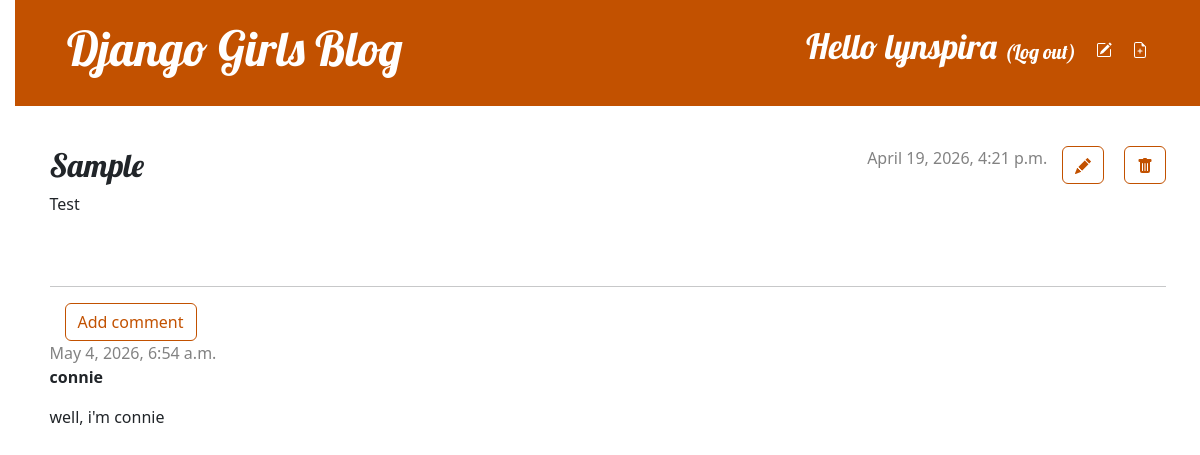
Screenshot of /post/3/ (signed in) with the database file from the repository.
### blog/models.py (models this page shows, shortened)
class Post(models.Model):
    author = models.ForeignKey(settings.AUTH_USER_MODEL, on_delete=models.CASCADE)
    title = models.CharField(max_length=200)
    text = models.TextField()
    created_date = models.DateTimeField(default=timezone.now)
    published_date = models.DateTimeField(blank=True, null=True)

class Comment(models.Model):
    post = models.ForeignKey('blog.Post', on_delete=models.CASCADE, related_name='comments')
    author = models.CharField(max_length=200)
    text = models.TextField()
    created_date = models.DateTimeField(default=timezone.now)
    approved_comment = models.BooleanField(default=False)

### blog/views.py (the view)
# urls.py: path('post/<int:pk>/', views.post_detail, name='post_detail'),
def post_detail(request, pk):
    post = get_object_or_404(Post, pk=pk)
    return render(request, 'blog/post_detail.html', {'post': post})

### blog/templates/blog/post_detail.html (shortened to what this page needs)
{% extends 'blog/base.html' %}
{% block content %}
    <article class="post">
        <aside class="actions">
        {% if user.is_authenticated %}
            <a class="btn btn-secondary" href="{% url 'post_edit' pk=post.pk %}">
            </a>
            <a class="btn btn-secondary" href="{% url 'post_remove' pk=post.pk %}">
            </a>
        {% endif %}
        </aside>
        {% if post.published_date %}
            <div class="date">
                {{ post.published_date }}
            </div>
            {% else %}
            <aside class="actions">
                <a class="btn btn-secondary" role="button" href="{% url 'post_publish' pk=post.pk %}">Publish</a>
            </aside>
        {% endif %}
        <h2>{{ post.title }}</h2>
        <p>{{ post.text|linebreaksbr }}</p>
    </article>
    <hr>
    <a class="btn btn-secondary" role="button" href="{% url 'add_comment_to_post' pk=post.pk %}">Add comment</a>
    {% for comment in post.comments.all %}
        {% if user.is_authenticated or comment.approved_comment %}
        <div class="comment">
            <div class="date">
                {{ comment.created_date }}
            </div>
            <strong>{{ comment.author }}</strong>
            <p>{{ comment.text|linebreaks }}</p>
        </div>
        {% endif %}
    {% empty %}
        <p>No comments here yet :(</p>
    {% endfor %}
{% endblock %}

### blog/templates/blog/base.html (shortened to what this page needs)
{% load static %}
<!DOCTYPE html>
<html>
    <head>
        <link rel="stylesheet" href="https://cdn.jsdelivr.net/npm/bootstrap@5.3.3/dist/css/bootstrap.min.css">
        <link rel="stylesheet" href="{% static 'css/blog.css' %}">
    </head>
    <body>
        <header class="page-header">
            <div class="container">
                {% if user.is_authenticated %}
                <a href="{% url 'post_new' %}" class="top-menu">
                </a>
                <a href="{% url 'post_draft_list' %}" class="top-menu">{% include './icons/pencil-square.svg'%}</a>
                <p id="logout" class="top-menu">Hello {{ user.username }} <small><a href="{% url 'logout' %}">(Log out)</a></small></p>
                {% else %}
                <a href="{% url 'login' %}" class="top-menu">{% include './icons/lock-fill.svg' %}</a>
                {% endif %}
                <h1><a href="/">Django Girls Blog</a></h1>
            </div>
        </header>
        <main class="content container">
            <div class="row">
                <div class="col">
                    {% block content %}
                    {% endblock %}
                </div>
            </div>
        </main>
    </body>
</html>

### blog/static/css/blog.css (style rules this page uses)
h1 a, h2 a { color: #C25100; font-family: 'Lobster'; }
body { padding-left: 15px; }
.page-header { background-color: #C25100; margin-top: 0; margin-bottom: 40px; padding: 20px 20px 20px 40px; }
.page-header h1, .page-header h1 a, .page-header h1 a:visited, .page-header h1 a:active { color: #ffffff; font-size: 36pt; text-decoration: none; }
h1, h2, h3, h4 { font-family: 'Lobster', cursive; }
.date { color: #828282; }
.top-menu, .top-menu:hover, .top-menu:visited { color: #ffffff; float: right; font-size: 26pt; margin-right: 20px; }
.post { margin-bottom: 70px; }
.post > .date, .post > .actions { float: right; }
.btn-secondary, .btn-secondary:visited { color: #C25100; background: none; border-color: #C25100; margin-left: 15px; }
#logout { font-family: 'Lobster', cursive; }
small a, small a:hover, small a:visited { font-size: 15pt; color: #ffffff; text-decoration: none; }

### rows the page displays
Post: published_date "April 19, 2026, 4:21 p.m.", title "Sample", text "Test"
Comment: created_date "May 4, 2026, 6:54 a.m.", author "connie", text "well, i'm connie"

### other values shown
{{ user.username }} "lynspira"
